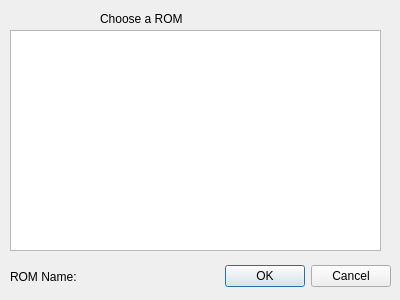
<?xml version="1.0" encoding="UTF-8"?>
<ui version="4.0">
 <class>Dialog</class>
 <widget class="QDialog" name="Dialog">
  <property name="geometry">
   <rect>
    <x>0</x>
    <y>0</y>
    <width>400</width>
    <height>300</height>
   </rect>
  </property>
  <property name="windowTitle">
   <string>Choose ROM</string>
  </property>
  <widget class="QDialogButtonBox" name="buttonBox">
   <property name="geometry">
    <rect>
     <x>-230</x>
     <y>260</y>
     <width>621</width>
     <height>32</height>
    </rect>
   </property>
   <property name="orientation">
    <enum>Qt::Horizontal</enum>
   </property>
   <property name="standardButtons">
    <set>QDialogButtonBox::Cancel|QDialogButtonBox::Ok</set>
   </property>
  </widget>
  <widget class="QListWidget" name="romchoose">
   <property name="geometry">
    <rect>
     <x>10</x>
     <y>30</y>
     <width>371</width>
     <height>221</height>
    </rect>
   </property>
  </widget>
  <widget class="QLabel" name="choicename">
   <property name="geometry">
    <rect>
     <x>10</x>
     <y>266</y>
     <width>181</width>
     <height>21</height>
    </rect>
   </property>
   <property name="text">
    <string>ROM Name: </string>
   </property>
  </widget>
  <widget class="QLabel" name="label">
   <property name="geometry">
    <rect>
     <x>100</x>
     <y>10</y>
     <width>171</width>
     <height>17</height>
    </rect>
   </property>
   <property name="text">
    <string>Choose a ROM</string>
   </property>
  </widget>
 </widget>
 <resources/>
 <connections>
  <connection>
   <sender>buttonBox</sender>
   <signal>accepted()</signal>
   <receiver>Dialog</receiver>
   <slot>accept()</slot>
   <hints>
    <hint type="sourcelabel">
     <x>8</x>
     <y>260</y>
    </hint>
    <hint type="destinationlabel">
     <x>157</x>
     <y>274</y>
    </hint>
   </hints>
  </connection>
  <connection>
   <sender>buttonBox</sender>
   <signal>rejected()</signal>
   <receiver>Dialog</receiver>
   <slot>reject()</slot>
   <hints>
    <hint type="sourcelabel">
     <x>316</x>
     <y>260</y>
    </hint>
    <hint type="destinationlabel">
     <x>286</x>
     <y>274</y>
    </hint>
   </hints>
  </connection>
  <connection>
   <sender>romchoose</sender>
   <signal>currentItemChanged(QListWidgetItem*,QListWidgetItem*)</signal>
   <receiver>Dialog</receiver>
   <slot>checkROM()</slot>
   <hints>
    <hint type="sourcelabel">
     <x>350</x>
     <y>104</y>
    </hint>
    <hint type="destinationlabel">
     <x>392</x>
     <y>103</y>
    </hint>
   </hints>
  </connection>
 </connections>
 <slots>
  <slot>checkROM()</slot>
  <slot>checkTmp()</slot>
 </slots>
</ui>
